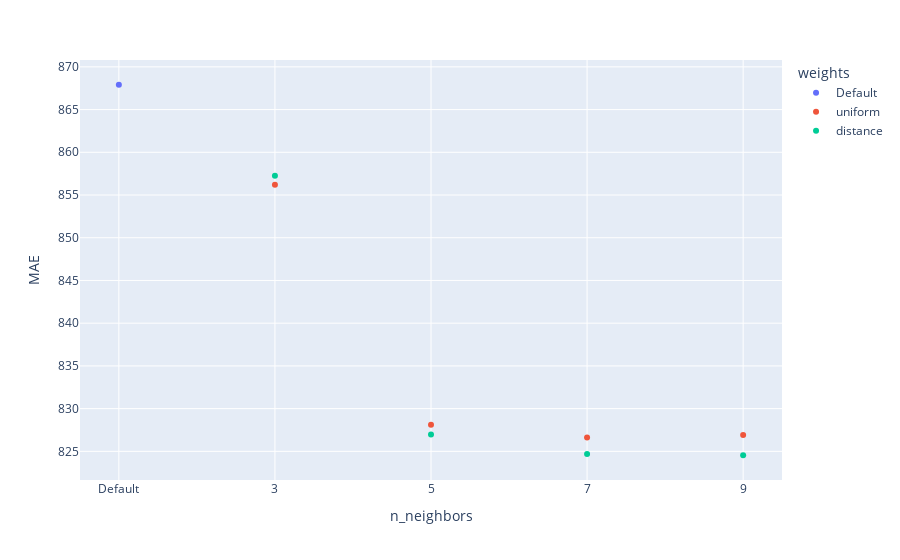
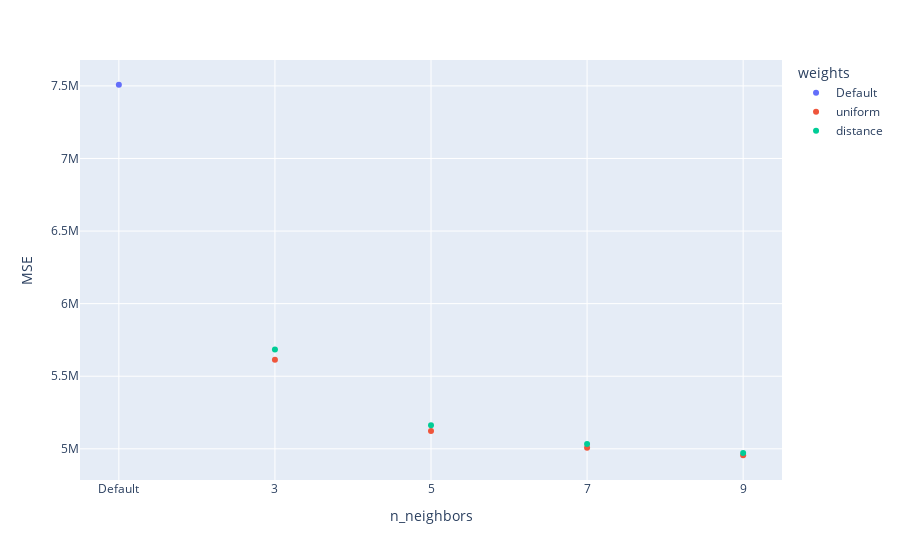
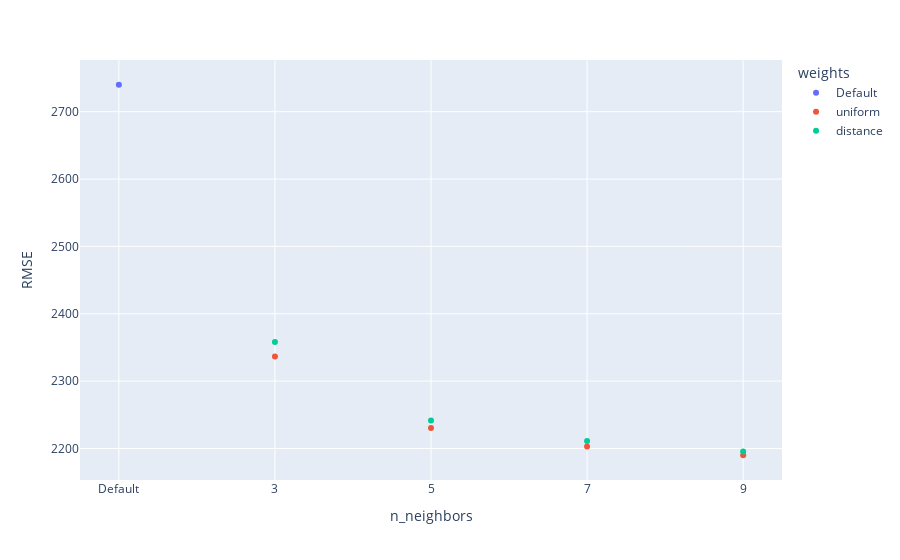
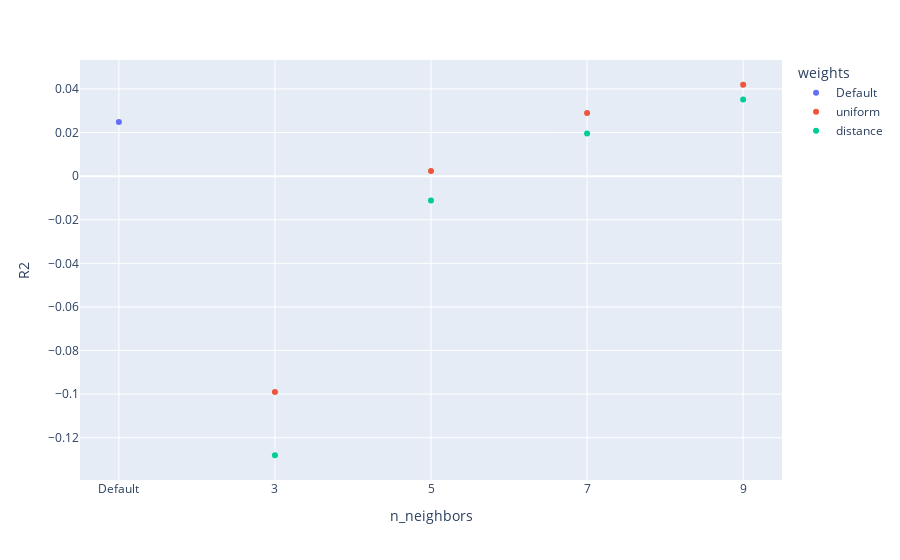

These figures' notebook cell, in order:
### Code cell
# TODO: create 2D or 3D plot that shows how the selected parameter values affect the MAE (or RMSE).

for score in knr_scoring:
    fig = px.scatter(
        knr_results,
        x = "n_neighbors",
        y = score,
        color = "weights"
    )
    fig.show()

### Figure 1 — Plotly figure (JSON) as saved in the notebook; plotly's stock layout.template omitted (floating-point values rounded to 4 significant figures)
{"data": [{"hovertemplate": "weights=Default<br>n_neighbors=%{x}<br>MAE=%{y}<extra></extra>", "legendgroup": "Default", "marker": {"color": "#636efa", "symbol": "circle"}, "mode": "markers", "name": "Default", "orientation": "v", "showlegend": true, "type": "scatter", "x": ["Default"], "xaxis": "x", "y": [867.9], "yaxis": "y"}, {"hovertemplate": "weights=uniform<br>n_neighbors=%{x}<br>MAE=%{y}<extra></extra>", "legendgroup": "uniform", "marker": {"color": "#EF553B", "symbol": "circle"}, "mode": "markers", "name": "uniform", "orientation": "v", "showlegend": true, "type": "scatter", "x": [3, 5, 7, 9], "xaxis": "x", "y": [856.2, 828.1, 826.6, 826.9], "yaxis": "y"}, {"hovertemplate": "weights=distance<br>n_neighbors=%{x}<br>MAE=%{y}<extra></extra>", "legendgroup": "distance", "marker": {"color": "#00cc96", "symbol": "circle"}, "mode": "markers", "name": "distance", "orientation": "v", "showlegend": true, "type": "scatter", "x": [3, 5, 7, 9], "xaxis": "x", "y": [857.2, 827.0, 824.7, 824.5], "yaxis": "y"}], "layout": {"legend": {"title": {"text": "weights"}, "tracegroupgap": 0}, "margin": {"t": 60}, "xaxis": {"anchor": "y", "domain": [0, 1], "title": {"text": "n_neighbors"}}, "yaxis": {"anchor": "x", "domain": [0, 1], "title": {"text": "MAE"}}}}

### Figure 2 — Plotly figure (JSON) as saved in the notebook; plotly's stock layout.template omitted (floating-point values rounded to 4 significant figures)
{"data": [{"hovertemplate": "weights=Default<br>n_neighbors=%{x}<br>MSE=%{y}<extra></extra>", "legendgroup": "Default", "marker": {"color": "#636efa", "symbol": "circle"}, "mode": "markers", "name": "Default", "orientation": "v", "showlegend": true, "type": "scatter", "x": ["Default"], "xaxis": "x", "y": [7508000.0], "yaxis": "y"}, {"hovertemplate": "weights=uniform<br>n_neighbors=%{x}<br>MSE=%{y}<extra></extra>", "legendgroup": "uniform", "marker": {"color": "#EF553B", "symbol": "circle"}, "mode": "markers", "name": "uniform", "orientation": "v", "showlegend": true, "type": "scatter", "x": [3, 5, 7, 9], "xaxis": "x", "y": [5613000.0, 5123000.0, 5006000.0, 4956000.0], "yaxis": "y"}, {"hovertemplate": "weights=distance<br>n_neighbors=%{x}<br>MSE=%{y}<extra></extra>", "legendgroup": "distance", "marker": {"color": "#00cc96", "symbol": "circle"}, "mode": "markers", "name": "distance", "orientation": "v", "showlegend": true, "type": "scatter", "x": [3, 5, 7, 9], "xaxis": "x", "y": [5684000.0, 5162000.0, 5032000.0, 4971000.0], "yaxis": "y"}], "layout": {"legend": {"title": {"text": "weights"}, "tracegroupgap": 0}, "margin": {"t": 60}, "xaxis": {"anchor": "y", "domain": [0, 1], "title": {"text": "n_neighbors"}}, "yaxis": {"anchor": "x", "domain": [0, 1], "title": {"text": "MSE"}}}}

### Figure 3 — Plotly figure (JSON) as saved in the notebook; plotly's stock layout.template omitted (floating-point values rounded to 4 significant figures)
{"data": [{"hovertemplate": "weights=Default<br>n_neighbors=%{x}<br>RMSE=%{y}<extra></extra>", "legendgroup": "Default", "marker": {"color": "#636efa", "symbol": "circle"}, "mode": "markers", "name": "Default", "orientation": "v", "showlegend": true, "type": "scatter", "x": ["Default"], "xaxis": "x", "y": [2740.0], "yaxis": "y"}, {"hovertemplate": "weights=uniform<br>n_neighbors=%{x}<br>RMSE=%{y}<extra></extra>", "legendgroup": "uniform", "marker": {"color": "#EF553B", "symbol": "circle"}, "mode": "markers", "name": "uniform", "orientation": "v", "showlegend": true, "type": "scatter", "x": [3, 5, 7, 9], "xaxis": "x", "y": [2336.0, 2230.0, 2203.0, 2190.0], "yaxis": "y"}, {"hovertemplate": "weights=distance<br>n_neighbors=%{x}<br>RMSE=%{y}<extra></extra>", "legendgroup": "distance", "marker": {"color": "#00cc96", "symbol": "circle"}, "mode": "markers", "name": "distance", "orientation": "v", "showlegend": true, "type": "scatter", "x": [3, 5, 7, 9], "xaxis": "x", "y": [2358.0, 2242.0, 2211.0, 2195.0], "yaxis": "y"}], "layout": {"legend": {"title": {"text": "weights"}, "tracegroupgap": 0}, "margin": {"t": 60}, "xaxis": {"anchor": "y", "domain": [0, 1], "title": {"text": "n_neighbors"}}, "yaxis": {"anchor": "x", "domain": [0, 1], "title": {"text": "RMSE"}}}}

### Figure 4 — Plotly figure (JSON) as saved in the notebook; plotly's stock layout.template omitted (floating-point values rounded to 4 significant figures)
{"data": [{"hovertemplate": "weights=Default<br>n_neighbors=%{x}<br>R2=%{y}<extra></extra>", "legendgroup": "Default", "marker": {"color": "#636efa", "symbol": "circle"}, "mode": "markers", "name": "Default", "orientation": "v", "showlegend": true, "type": "scatter", "x": ["Default"], "xaxis": "x", "y": [0.02484], "yaxis": "y"}, {"hovertemplate": "weights=uniform<br>n_neighbors=%{x}<br>R2=%{y}<extra></extra>", "legendgroup": "uniform", "marker": {"color": "#EF553B", "symbol": "circle"}, "mode": "markers", "name": "uniform", "orientation": "v", "showlegend": true, "type": "scatter", "x": [3, 5, 7, 9], "xaxis": "x", "y": [-0.09904, 0.002349, 0.02896, 0.04191], "yaxis": "y"}, {"hovertemplate": "weights=distance<br>n_neighbors=%{x}<br>R2=%{y}<extra></extra>", "legendgroup": "distance", "marker": {"color": "#00cc96", "symbol": "circle"}, "mode": "markers", "name": "distance", "orientation": "v", "showlegend": true, "type": "scatter", "x": [3, 5, 7, 9], "xaxis": "x", "y": [-0.128, -0.01117, 0.01953, 0.0352], "yaxis": "y"}], "layout": {"legend": {"title": {"text": "weights"}, "tracegroupgap": 0}, "margin": {"t": 60}, "xaxis": {"anchor": "y", "domain": [0, 1], "title": {"text": "n_neighbors"}}, "yaxis": {"anchor": "x", "domain": [0, 1], "title": {"text": "R2"}}}}
